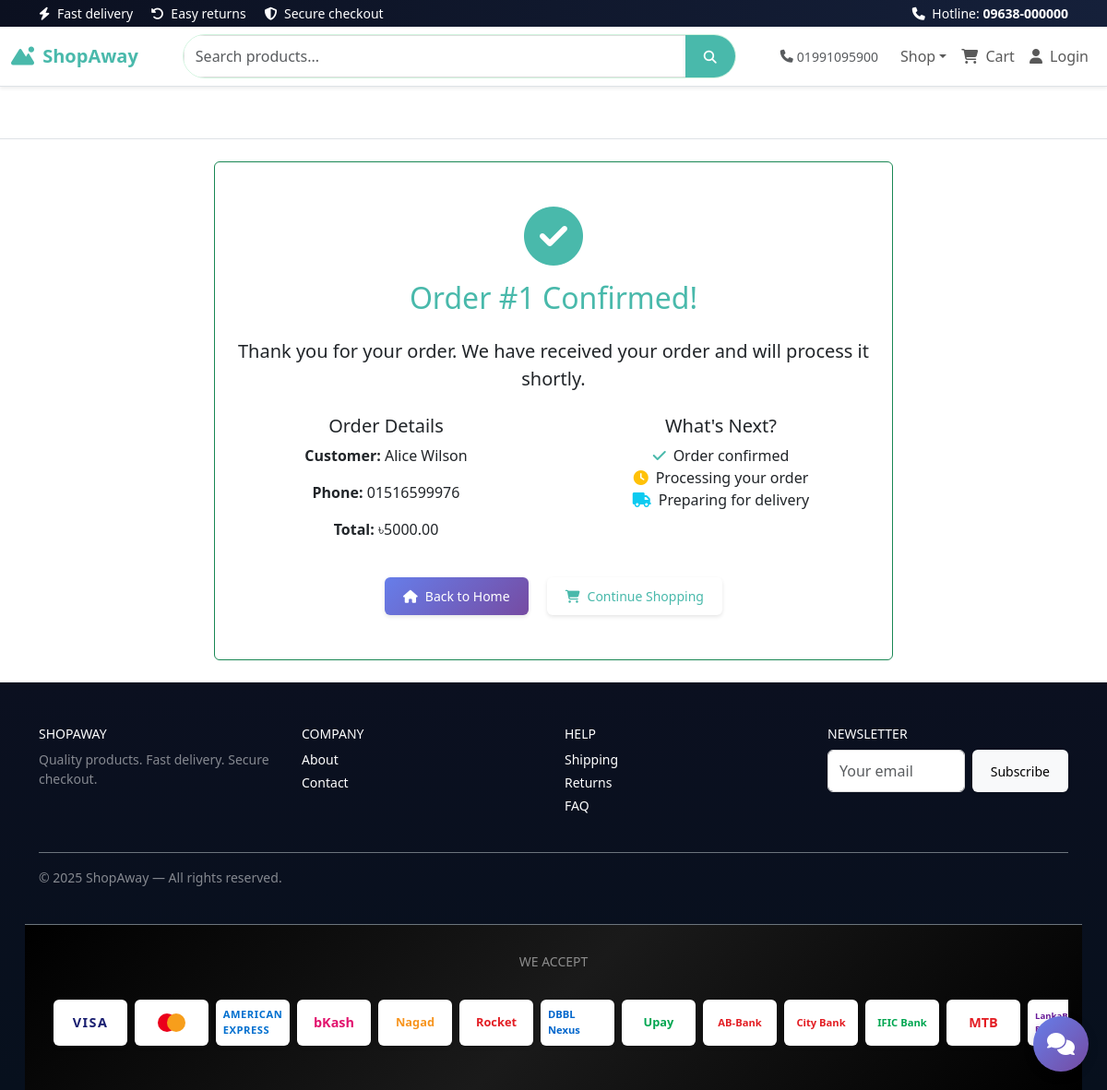
/orders/confirm/1/, run on the app's committed database.
### orders/models.py (models this page shows, shortened)
class Order(models.Model):
    ORDER_STATUS = [
        ("pending", "Pending"),
        ("confirmed", "Confirmed"),
        ("shipped", "Shipped"),
        ("delivered", "Delivered"),
        ("cancelled", "Cancelled"),
    ]
    user = models.ForeignKey(
        settings.AUTH_USER_MODEL, on_delete=models.SET_NULL, null=True, blank=True
    )
    name = models.CharField(max_length=255)
    phone = models.CharField(max_length=50)
    address = models.TextField()
    total = models.DecimalField(max_digits=12, decimal_places=2, default=0)
    status = models.CharField(max_length=30, choices=ORDER_STATUS, default="pending")
    created_at = models.DateTimeField(auto_now_add=True)
    reference = models.CharField(max_length=128, blank=True, null=True, unique=True)
    double_entry_hash = models.CharField(max_length=128, blank=True, null=True)
    pathao_order_id = models.CharField(
        max_length=64, blank=True, null=True, db_index=True, help_text="Pathao courier order ID"
    )
    pathao_status = models.CharField(
        max_length=64, blank=True, null=True, help_text="Latest status from Pathao"
    )
    pathao_response = models.JSONField(
        blank=True, null=True, help_text="Raw latest response from Pathao API"
    )
    pathao_invoice_url = models.CharField(
        max_length=255, blank=True, null=True, help_text="Pathao invoice URL or reference"
    )
    is_flagged_fraud = models.BooleanField(default=False)
    fraud_reason = models.CharField(max_length=255, blank=True, null=True)
    PAYMENT_METHODS = [
        ('cod', 'Cash on Delivery'),
        ('online', 'Online Payment'),
    ]
    PAYMENT_STATUS = [
        ('pending', 'Pending'),
        ('paid', 'Paid'),
        ('failed', 'Failed'),
        ('cancelled', 'Cancelled'),
    ]
    payment_method = models.CharField(max_length=20, choices=PAYMENT_METHODS, default='cod')
    payment_status = models.CharField(max_length=20, choices=PAYMENT_STATUS, default='pending')
    payment_transaction_id = models.CharField(max_length=255, blank=True, null=True)
    payment_gateway_response = models.JSONField(blank=True, null=True)
    email = models.EmailField(blank=True, null=True)

### orders/views.py (the view)
# urls.py: path('confirm/<int:pk>/', views.confirm_order, name='confirm_order'),
def confirm_order(request, pk):
    order = get_object_or_404(Order, pk=pk)
    return render(request, 'orders/confirm.html', {'order': order})

### products/context_processors.py (called while the page is built, shortened)
def cart_context(request):
    cart = request.session.get('cart', {})
    cart_count = 0
    cart_needs_cleanup = False
    return {
        'cart_count': cart_count
    }

### templates/orders/confirm.html
{% extends 'base.html' %}
{% block content %}
<div class="container">
    <div class="row justify-content-center">
        <div class="col-lg-8">
            <div class="card border-success">
                <div class="card-body text-center py-5">
                    <i class="fa fa-check-circle text-success" style="font-size: 4rem;"></i>
                    <h2 class="text-success mt-3 mb-4">Order #{{ order.id }} Confirmed!</h2>
                    <p class="lead">Thank you for your order. We have received your order and will process it shortly.</p>
                    <div class="row mt-4">
                        <div class="col-md-6">
                            <h5>Order Details</h5>
                            <p><strong>Customer:</strong> {{ order.name }}</p>
                            <p><strong>Phone:</strong> {{ order.phone }}</p>
                            <p><strong>Total:</strong> ৳{{ order.total }}</p>
                        </div>
                        <div class="col-md-6">
                            <h5>What's Next?</h5>
                            <ul class="list-unstyled">
                                <li><i class="fa fa-check text-success me-2"></i>Order confirmed</li>
                                <li><i class="fa fa-clock text-warning me-2"></i>Processing your order</li>
                                <li><i class="fa fa-truck text-info me-2"></i>Preparing for delivery</li>
                            </ul>
                        </div>
                    </div>
                    <div class="mt-4">
                        <a href="/" class="btn btn-primary btn-lg me-3">
                            <i class="fa fa-home me-2"></i>Back to Home
                        </a>
                        <a href="{% url 'products:cart' %}" class="btn btn-outline-primary btn-lg">
                            <i class="fa fa-shopping-cart me-2"></i>Continue Shopping
                        </a>
                    </div>
                </div>
            </div>
        </div>
    </div>
</div>
{% endblock %}

### static/css/theme.css (style rules this page uses)
:root { --mint:#8BD3C7; --mint-dark:#49b9ab; --peach:#F9C8B8; --peach-soft:#fdebdc; --ink:#0f172a; --muted:#6b7280; --surface:#ffffff; --surface-2:#f8fafc; --cart-button:#1baaae; --brand-start: var(--mint-dark); --brand-end: var(--mint); --brand-dark:#0b1020; }
.btn-primary { transition: transform .15s ease, box-shadow .15s ease; }
.text-success { color: var(--mint-dark) !important; }
.btn-primary { background-color: var(--mint-dark) !important; border-color: var(--mint-dark) !important; color: white !important; }
.btn-outline-primary { color: var(--mint-dark) !important; border-color: var(--mint-dark) !important; }
@media (min-width: 1200px) { .container { max-width: 1140px; } }

### static/css/mobile-responsive.css (style rules this page uses)
@media (min-width: 1200px) { .container { max-width: 1140px; } }

### templates/base.html (style rules this page uses)
.btn { font-weight: 600; border-radius: 8px; transition: all 0.2s ease; box-shadow: 0 2px 4px rgba(0, 0, 0, 0.1); }
.btn-primary { background: #007bff; border-color: #007bff; }

### templates/chat/chat_window.html (style rules this page uses)
.btn { padding: 10px 20px; border: none; border-radius: 6px; font-size: 14px; font-weight: 500; cursor: pointer; transition: all 0.2s; }
.btn-primary { background: linear-gradient(135deg, #667eea 0%, #764ba2 100%); color: white; }

### data on the page
Order: id "1", name "Alice Wilson", phone "01516599976", total "5000.00"

### other printed values
{{ now|default:2025 }} "2025"
